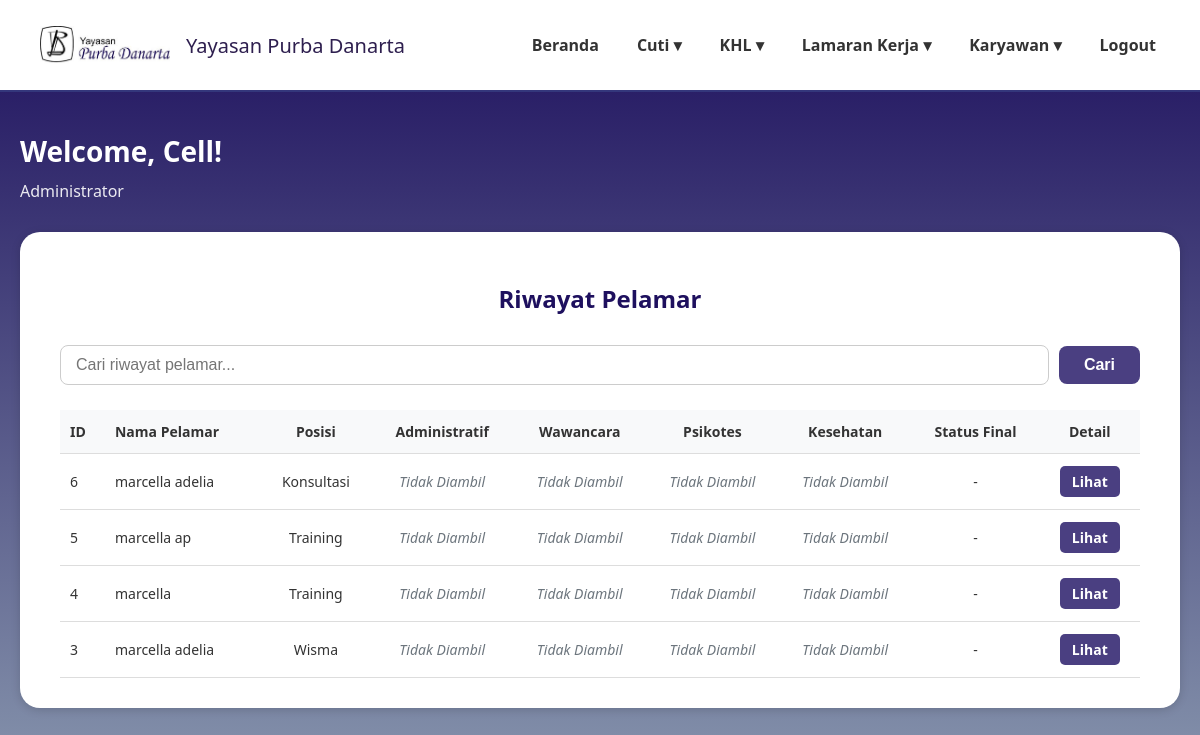
The app's page /riwayat_pelamar.php, older data.
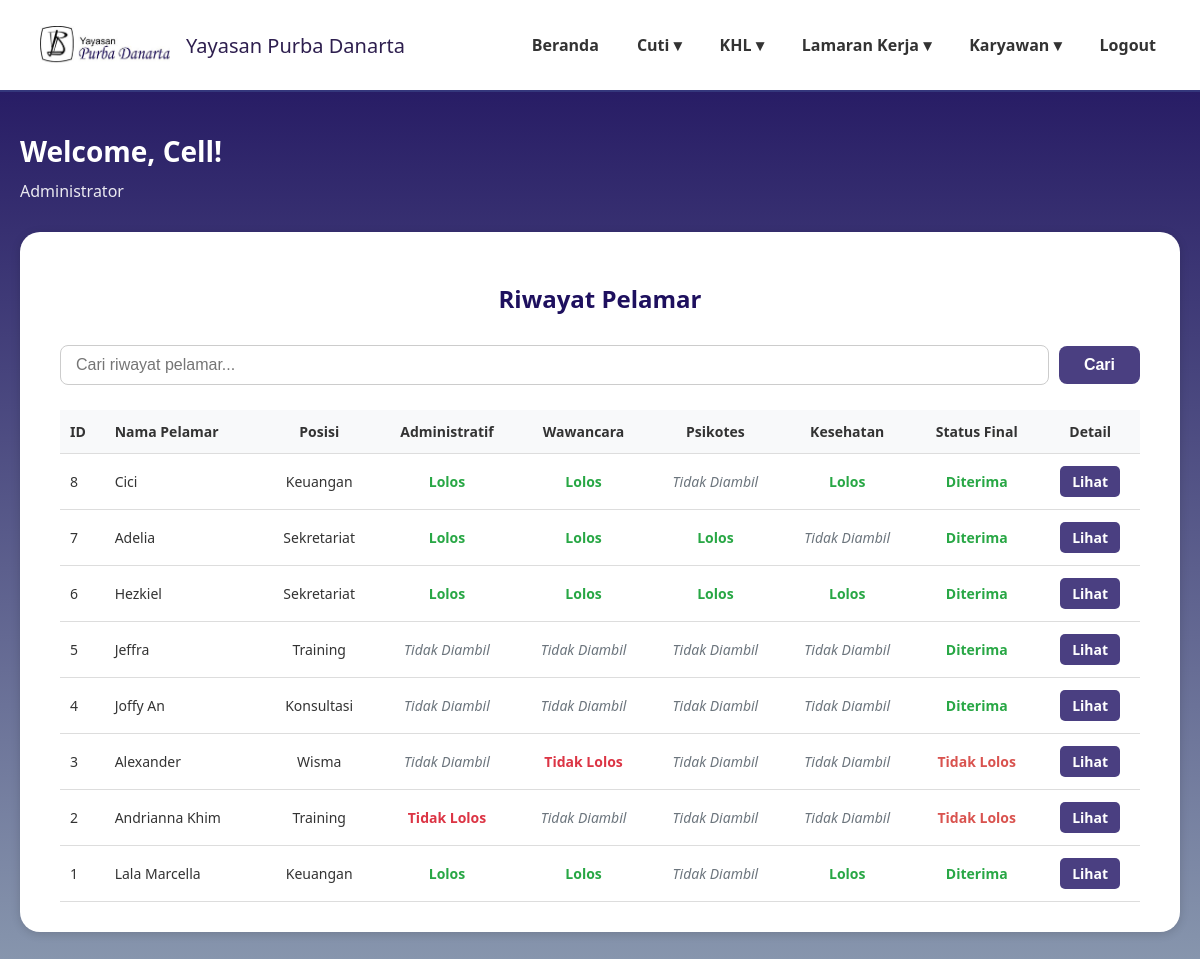
The same page, newer data.
### tables this page shows
CREATE TABLE `data_pelamar` (
  `id` int(11) NOT NULL,
  `user_id` int(11) NOT NULL,
  `nama_lengkap` varchar(100) DEFAULT NULL,
  `posisi_dilamar` varchar(100) DEFAULT NULL,
  `jenis_kelamin` varchar(20) DEFAULT NULL,
  `tempat_lahir` varchar(100) DEFAULT NULL,
  `tanggal_lahir` date DEFAULT NULL,
  `nik` varchar(50) DEFAULT NULL,
  `alamat_rumah` text DEFAULT NULL,
  `alamat_domisili` text DEFAULT NULL,
  `no_telp` varchar(20) DEFAULT NULL,
  `email` varchar(100) DEFAULT NULL,
  `agama` varchar(50) DEFAULT NULL,
  `kontak_darurat` varchar(50) DEFAULT NULL,
  `pendidikan_terakhir` varchar(50) DEFAULT NULL,
  `surat_lamaran` varchar(255) DEFAULT NULL,
  `cv` varchar(255) DEFAULT NULL,
  `photo_formal` varchar(255) DEFAULT NULL,
  `ijazah_transkrip` varchar(255) DEFAULT NULL,
  `berkas_pendukung` varchar(255) DEFAULT NULL,
  `ktp` varchar(255) DEFAULT NULL,
  `status` varchar(50) DEFAULT 'Menunggu Proses',
  `status_seleksi` varchar(100) DEFAULT 'Proses seleksi sedang berlangsung',
  `pengumuman` text DEFAULT 'Belum ada pengumuman saat ini.',
  `created_at` timestamp NOT NULL DEFAULT current_timestamp()
);

### riwayat_pelamar.php (the view, shortened to what this page needs)
<?php
require 'config.php';
$query_pelamar = $conn->prepare("
    SELECT
        dp.id,
        dp.nama_lengkap,
        dp.posisi_dilamar,
        COALESCE(rp.status_administratif, 'Tidak Diambil') as status_administratif,
        COALESCE(rp.status_wawancara, 'Tidak Diambil') as status_wawancara,
        COALESCE(rp.status_psikotes, 'Tidak Diambil') as status_psikotes,
        COALESCE(rp.status_kesehatan, 'Tidak Diambil') as status_kesehatan,
        COALESCE(rp.status_final, 'Tidak Diambil') as status_final
    FROM
        data_pelamar dp
    LEFT JOIN
        riwayat_pelamar rp ON dp.id = rp.pelamar_id
    WHERE
        dp.status IN ('Diterima', 'Tidak Lolos')
    ORDER BY
        dp.id DESC
");
$query_pelamar->execute();
$riwayat_pelamar_result = $query_pelamar->get_result();
function displayStatus($status) {
    switch($status) {
        case 'Lolos':
            return '<span style="color: #28a745; font-weight: bold;">Lolos</span>';
        case 'Tidak Lolos':
            return '<span style="color: #dc3545; font-weight: bold;">Tidak Lolos</span>';
        case 'Tidak Diambil':
        default:
            return '<span style="color: #6c757d; font-style: italic;">Tidak Diambil</span>';
    }
}
?>
<!DOCTYPE html>
<html lang="id">
<head>
</head>
<body>
<header>
    <div class="logo">
        <img src="image/namayayasan.png" alt="Logo Yayasan">
        <span>Yayasan Purba Danarta</span>
    </div>
    <nav>
        <ul>
            <li><a href="dashboardadmin.php">Beranda</a></li>
            <li><a href="#">Cuti ▾</a>
            </li>
            <li><a href="#">KHL ▾</a>
            </li>
            <li><a href="#">Lamaran Kerja ▾</a>
            </li>
            <li><a href="#">Karyawan ▾</a>
            </li>
            <li><a href="logout2.php">Logout</a></li>
        </ul>
    </nav>
</header>
<main>
    <h1>Welcome, Cell!</h1>
    <p class="admin-title">Administrator</p>
    <div class="card">
        <h2 class="page-title">Riwayat Pelamar</h2>
        <div class="action-bar">
            <input type="search" placeholder="Cari riwayat pelamar...">
            <button class="btn-cari">Cari</button>
        </div>
        <div style="overflow-x:auto;">
            <table class="data-table">
                <thead>
                    <tr>
                        <th class="text-left">ID</th>
                        <th class="text-left">Nama Pelamar</th>
                        <th>Posisi</th>
                        <th>Administratif</th>
                        <th>Wawancara</th>
                        <th>Psikotes</th>
                        <th>Kesehatan</th>
                        <th>Status Final</th>
                        <th>Detail</th>
                    </tr>
                </thead>
                <tbody>
                    <?php if ($riwayat_pelamar_result->num_rows > 0): ?>
                        <?php while($row = $riwayat_pelamar_result->fetch_assoc()): ?>
                            <tr>
                                <td class="text-left"><?= $row['id'] ?></td>
                                <td class="text-left"><?= htmlspecialchars($row['nama_lengkap']) ?></td>
                                <td><?= htmlspecialchars($row['posisi_dilamar']) ?></td>
                                <td><?= displayStatus($row['status_administratif']) ?></td>
                                <td><?= displayStatus($row['status_wawancara']) ?></td>
                                <td><?= displayStatus($row['status_psikotes']) ?></td>
                                <td><?= displayStatus($row['status_kesehatan']) ?></td>
                                <td>
                                    <?php if ($row['status_final'] == 'Diterima'): ?>
                                        <span class="status-diterima">Diterima</span>
                                    <?php elseif ($row['status_final'] == 'Tidak Lolos'): ?>
                                        <span class="status-tidak-lolos">Tidak Lolos</span>
                                    <?php else: ?>
                                        -
                                    <?php endif; ?>
                                </td>
                                <td><a href="detail_pelamar.php?id=<?= $row['id'] ?>" class="btn-aksi btn-lihat">Lihat</a></td>
                            </tr>
                        <?php endwhile; ?>
                    <?php else: ?>
                        <tr><td colspan="9" class="no-data">Belum ada riwayat pelamar.</td></tr>
                    <?php endif; ?>
                </tbody>
            </table>
        </div>
    </div>
</main>
</body>
</html>

### riwayat_pelamar.php (style rules this page uses)
body { margin:0; font-family:'Segoe UI', Tahoma, Geneva, Verdana, sans-serif; background: linear-gradient(180deg,#1E105E 0%,#8897AE 100%); min-height:100vh; color:#333; }
header { background:rgba(255,255,255,1); padding:20px 40px; display:flex; justify-content:space-between; align-items:center; border-bottom:2px solid #34377c; flex-wrap:wrap; }
.logo { display:flex; align-items:center; gap:16px; font-weight:500; font-size:20px; color:#2e1f4f; }
.logo img { width: 130px; height: 50px; object-fit: contain; }
nav ul { list-style:none; margin:0; padding:0; display:flex; gap:30px; align-items: center; }
nav li { position:relative; }
nav a { text-decoration:none; color:#333; font-weight:600; padding:8px 4px; display:block; }
main { max-width:1400px; margin:40px auto; padding:0 20px; }
h1, p.admin-title { color: #fff; }
h1 { text-align:left; font-size:28px; margin-bottom:10px; }
p.admin-title { font-size: 16px; margin-top: 0; margin-bottom: 30px; font-weight: 400; opacity: 0.9; }
.card { background:#fff; border-radius:20px; padding:30px 40px; box-shadow:0 2px 10px rgba(0,0,0,0.15); }
.page-title { font-size: 24px; font-weight: 600; text-align: center; margin-bottom: 30px; color: #1E105E; }
.action-bar { display: flex; gap: 10px; margin-bottom: 25px; align-items: center; }
.action-bar input[type="search"] { flex-grow: 1; padding: 10px 15px; border: 1px solid #ccc; border-radius: 8px; font-size: 16px; }
.action-bar button { padding: 10px 25px; border: none; border-radius: 8px; font-size: 16px; font-weight: 600; color: #fff; cursor: pointer; transition: opacity 0.3s; }
.btn-cari { background-color: #4a3f81; }
.data-table { width: 100%; border-collapse: collapse; font-size: 14px; text-align: center; }
.data-table th, .data-table td { padding: 12px 10px; border-bottom: 1px solid #ddd; vertical-align: middle; }
.data-table .text-left { text-align: left; }
.data-table th { background-color: #f8f9fa; font-weight: 600; }
.btn-aksi { display: inline-block; padding: 6px 12px; border-radius: 5px; text-decoration: none; color: #fff; font-weight: bold; font-size:14px; }
.btn-lihat { background-color: #4a3f81; }
.status-diterima { color: #28a745; font-weight: bold; }
.status-tidak-lolos { color: #d9534f; font-weight: bold; }

Row changes from the older to the newer data that the page shows:
added data_pelamar: id "8", nama_lengkap "Cici", posisi_dilamar "Keuangan", shows "Lolos Lolos Lolos", shows "Diterima"
added data_pelamar: id "7", nama_lengkap "Adelia", posisi_dilamar "Sekretariat", shows "Lolos Lolos Lolos", shows "Diterima"
changed data_pelamar id 6: nama_lengkap "marcella adelia" → "Hezkiel"; posisi_dilamar "Konsultasi" → "Sekretariat"; text "Tidak Diambil Tidak Diambil Tidak Diambil Tidak Diambil -" → "Lolos Lolos Lolos Lolos Diterima"
changed data_pelamar id 5: nama_lengkap "marcella ap" → "Jeffra"; text "-" → "Diterima"
changed data_pelamar id 4: nama_lengkap "marcella" → "Joffy An"; posisi_dilamar "Training" → "Konsultasi"; text "-" → "Diterima"
changed data_pelamar "Wisma": nama_lengkap "marcella adelia" → "Alexander"; text "Tidak Diambil Tidak Diambil Tidak Diambil Tidak Diambil -" → "Tidak Diambil Tidak Diambil Tidak Diambil Tidak Lolos Tidak Lolos"
added data_pelamar: id "2", nama_lengkap "Andrianna Khim", posisi_dilamar "Training", shows "Tidak Lolos"
added data_pelamar: id "1", nama_lengkap "Lala Marcella", posisi_dilamar "Keuangan", shows "Lolos Lolos Lolos", shows "Diterima"
